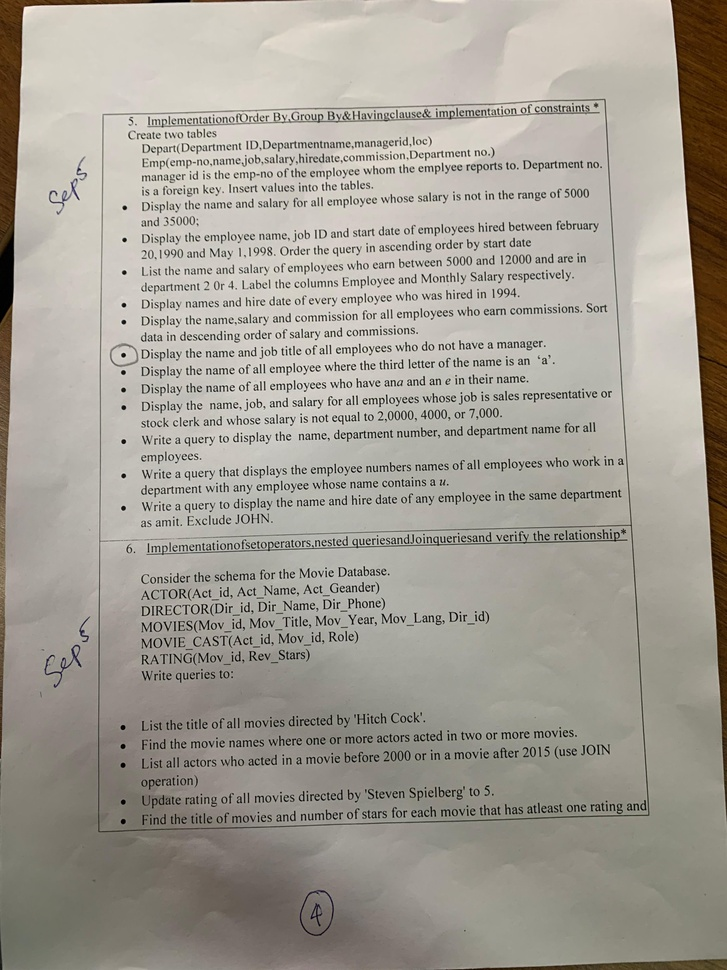
#> input picture DBMS/WhatsApp Image 2024-09-26 at 2.30.45 PM.jpeg, 727 x 970 px, shrunk from 3024 x 4032 before the run, found by its file name
$ jupyter execute MedicalImage.ipynb   (shell and % lines are left out)
#> lines starting #> are read from the running program, lines starting #| are printed output that depends on the picture
<a href="https://colab.research.google.com/github/Thejuskuku/Sem-3/blob/main/MedicalImage.ipynb" target="_parent"></a>

[cell 1]
from google.colab import files
uploaded = files.upload()
#> the answer given: WhatsApp Image 2024-09-26 at 2.30.45 PM.jpeg
#> further down, input_image is the input picture: shape (970, 727, 3); mean B, G, R 148.8, 158.2, 163

# Get the uploaded file's name
image_filename = next(iter(uploaded))

[cell 2]
import numpy as np
import pywt
import cv2

def rgb_to_yuv(image):
    # Convert RGB to YUV
    return cv2.cvtColor(image, cv2.COLOR_RGB2YUV)
#> returned value: shape (970, 727, 3); mean of channels 0, 1, 2 158.6, 123.6, 132.2

def yuv_to_rgb(image):
    # Convert YUV to RGB
    return cv2.cvtColor(image, cv2.COLOR_YUV2RGB)

def calculate_dwt(channel):
    # Perform Discrete Wavelet Transform on a channel
    coeffs = pywt.wavedec2(channel, 'haar', level=3)
#> coeffs = 4 items
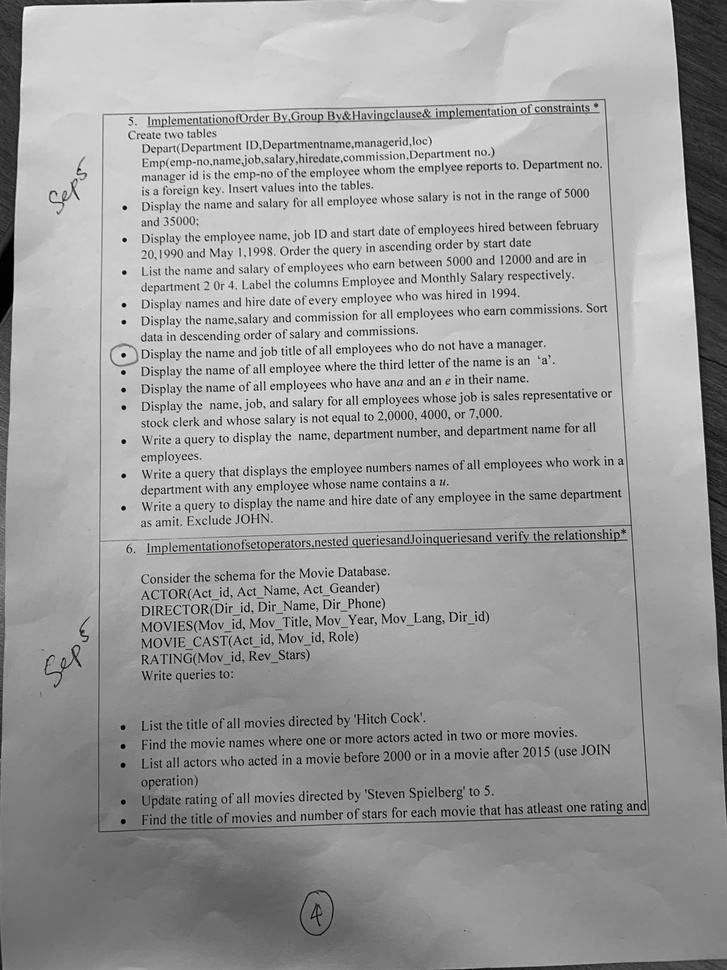
#> channel: shape (970, 727); min 0, max 250, mean 158.6
    return coeffs

def thresholding(coeffs, T):
    # Apply thresholding to the wavelet coefficients
    thresholded_coeffs = []
    for level in coeffs:
        thresholded_level = tuple(np.where(np.abs(c) >= T, c, 0) for c in level)
        thresholded_coeffs.append(thresholded_level)
    return thresholded_coeffs

def compress_channel(channel, initial_threshold, bit_budget):
    # Compress a single channel using the CWDR algorithm
    coeffs = calculate_dwt(channel)
#> coeffs = 4 items
    T = initial_threshold
    n = 0

    # Perform iterative compression
    while n < bit_budget:
        # Apply thresholding
        coeffs = thresholding(coeffs, T)
        # Update threshold and iteration count
        T /= 2
        n += 1
#> after the loop, T = 0.125; n = 10

    # Reconstruct compressed channel
    compressed_channel = pywt.waverec2(coeffs, 'haar')
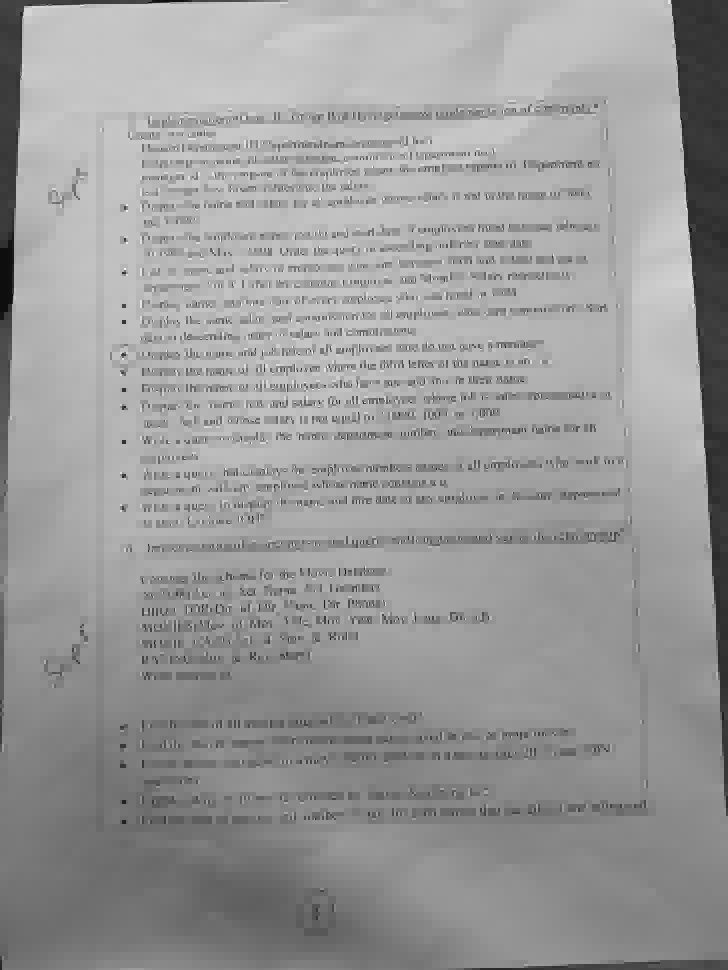
#> compressed_channel: shape (970, 728) float64; min -16.31, max 274, mean 158.4; drawn with min black and max white
    return compressed_channel

def cwdr_compress(image, initial_threshold=128, bit_budget=10):
    # Step 1: Convert to YUV
    yuv_image = rgb_to_yuv(image)
    channels = cv2.split(yuv_image)

    # Step 2: Compress each channel
    compressed_channels = [compress_channel(ch, initial_threshold, bit_budget) for ch in channels]
#> in calculate_dwt (call 2), `coeffs = pywt.wavedec2(channel, 'haar', level=3)`:
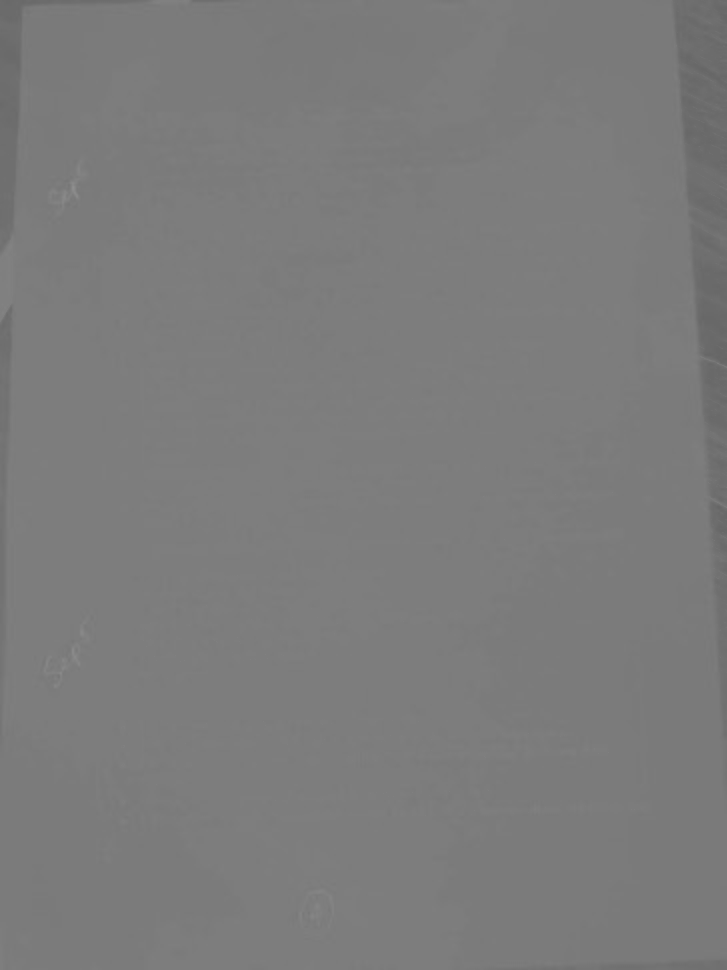
#> channel: shape (970, 727); min 101, max 143, mean 123.6
#> in calculate_dwt (call 3), `coeffs = pywt.wavedec2(channel, 'haar', level=3)`:
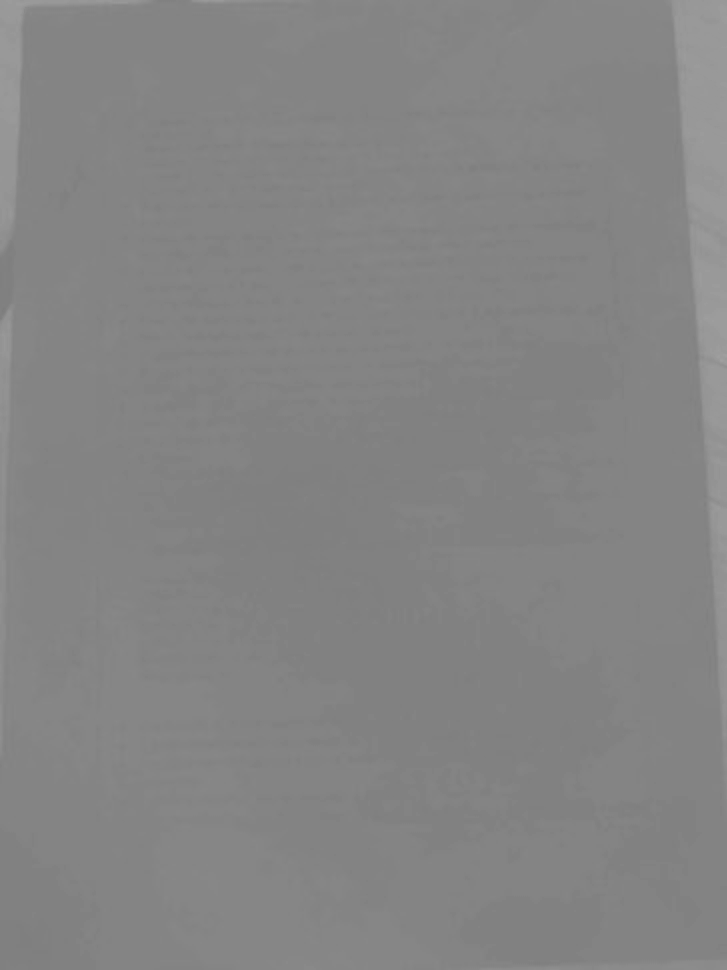
#> channel: shape (970, 727); min 125, max 160, mean 132.2
#> compressed_channels = 3 items

    # Step 3: Combine the channels back
    compressed_yuv = cv2.merge(compressed_channels)
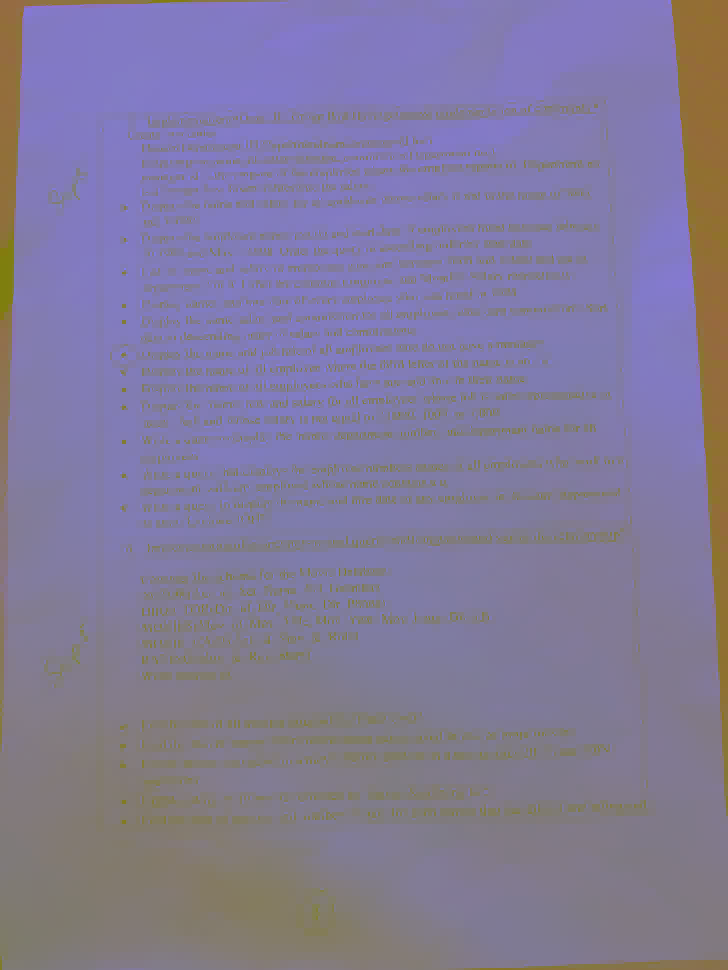
#> compressed_yuv: shape (970, 728, 3) float64; mean of channels 0, 1, 2 158.4, 123.5, 132.2; drawn with min black and max white

    # Convert the data type to uint8
    compressed_yuv = np.clip(compressed_yuv, 0, 255).astype(np.uint8)

    # Step 4: Convert back to RGB
    compressed_rgb = yuv_to_rgb(compressed_yuv)
#> in yuv_to_rgb, `return cv2.cvtColor(image, cv2.COLOR_YUV2RGB)`:
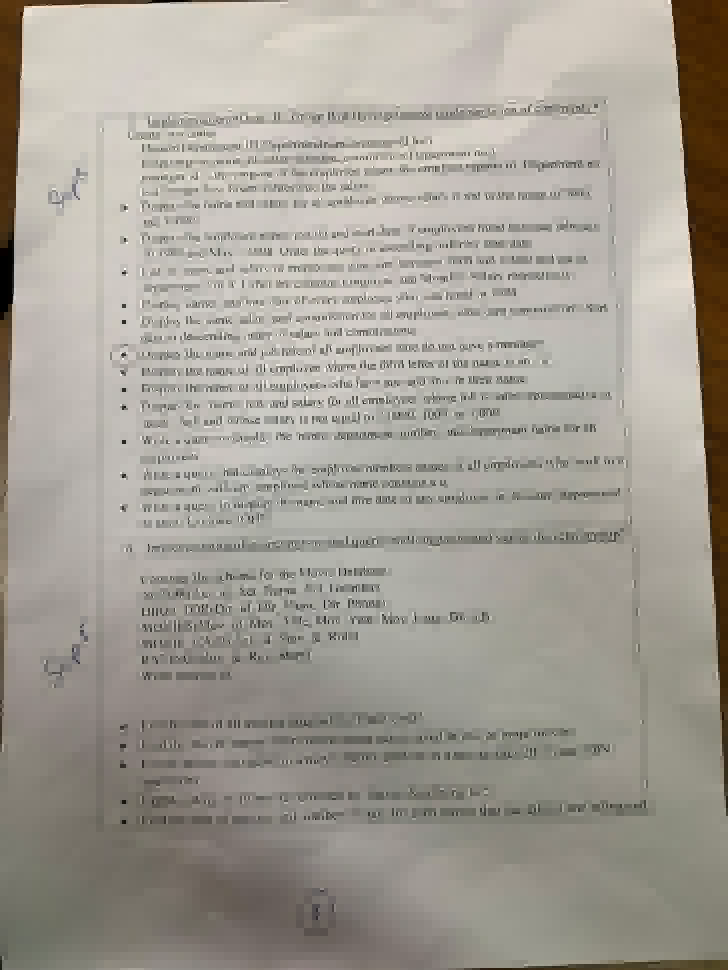
#> returned value: shape (970, 728, 3); mean R, G, B 162.4, 157.6, 148.5
    return compressed_rgb

[cell 3]
from google.colab.patches import cv2_imshow

# Read the uploaded image
input_image = cv2.imread(image_filename)
input_image = cv2.cvtColor(input_image, cv2.COLOR_BGR2RGB)

# Compress the image using CWDR
compressed_image = cwdr_compress(input_image)

# Convert compressed image back to BGR for displaying with OpenCV
compressed_image_bgr = cv2.cvtColor(compressed_image, cv2.COLOR_RGB2BGR)

# Display original and compressed images
print("Original Image:")
cv2_imshow(cv2.imread(image_filename))

print("\nCompressed Image:")
cv2_imshow(compressed_image_bgr)

$ run again, on DBMS/WhatsApp Image 2024-09-26 at 2.30.47 PM.jpeg
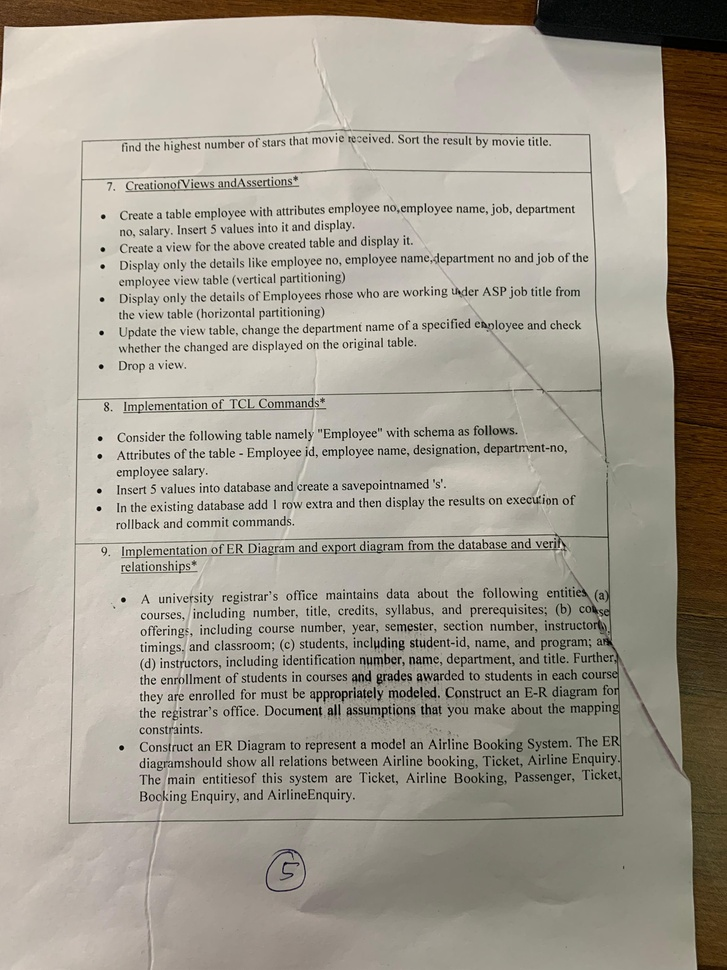
#> input picture DBMS/WhatsApp Image 2024-09-26 at 2.30.47 PM.jpeg, 727 x 970 px, shrunk from 3024 x 4032 before the run, found by its file name
#> input_image is the input picture: shape (970, 727, 3); mean B, G, R 144.5, 156.8, 163.2
#> in calculate_dwt, `coeffs = pywt.wavedec2(channel, 'haar', level=3)`: coeffs = 4 items
#> after the loop in compress_channel, `while n < bit_budget:`: T = 0.125; n = 10
#> in calculate_dwt (call 3), `coeffs = pywt.wavedec2(channel, 'haar', level=3)`:
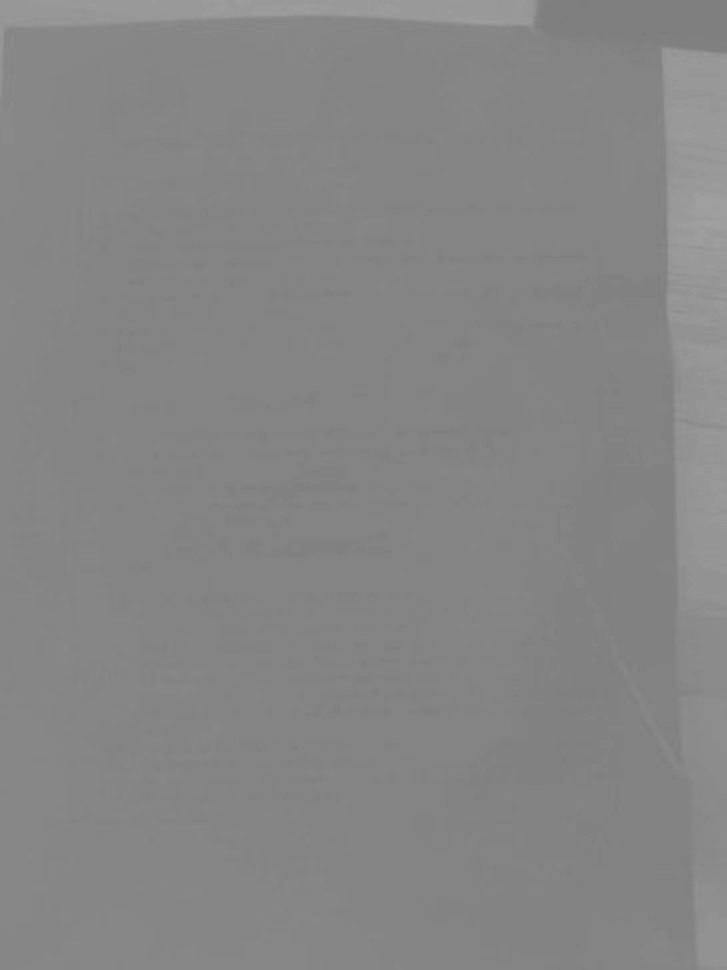
#> channel: shape (970, 727); min 125, max 161, mean 133.4
#> compressed_channels = 3 items
#> in yuv_to_rgb, `return cv2.cvtColor(image, cv2.COLOR_YUV2RGB)`:
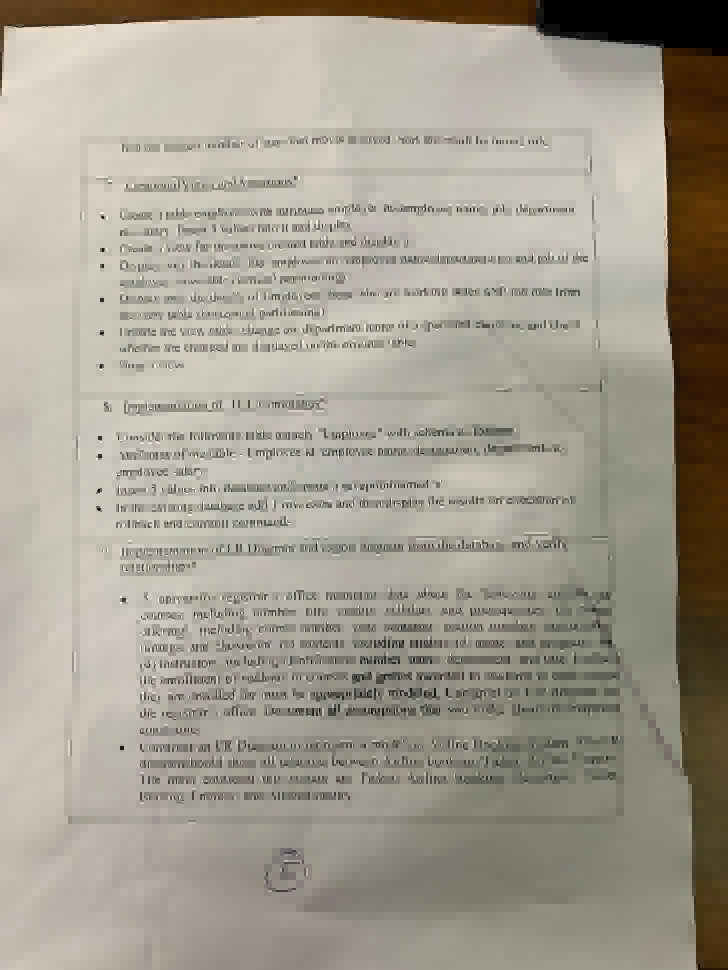
#> returned value: shape (970, 728, 3); mean R, G, B 162.5, 156.2, 143.7

$ run again, on DBMS/WhatsApp Image 2024-09-26 at 2.30.46 PM (1).jpeg
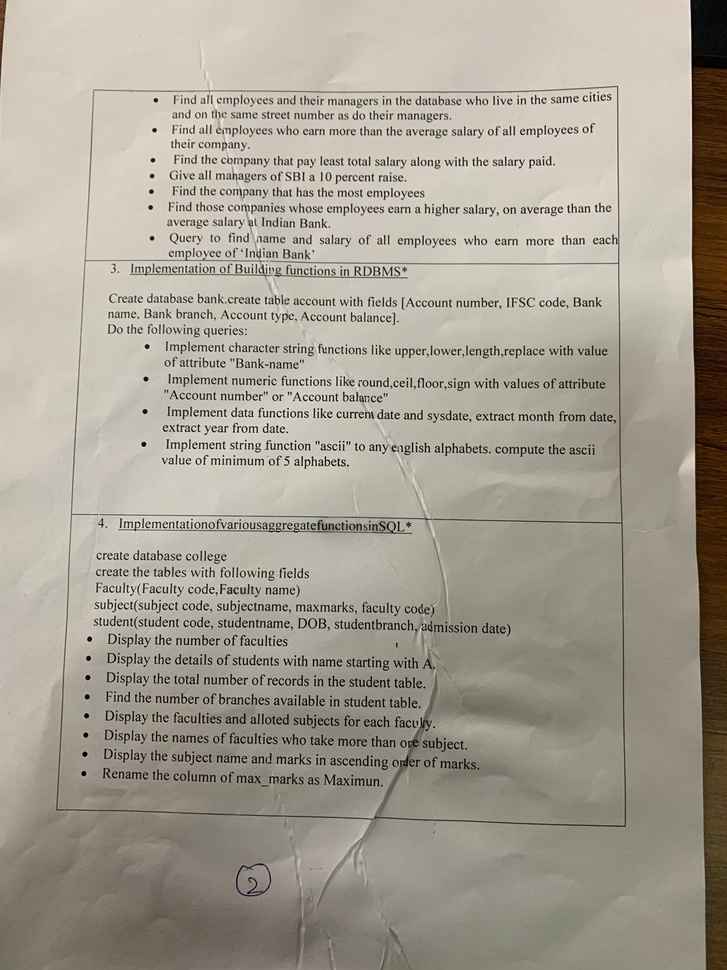
#> input picture DBMS/WhatsApp Image 2024-09-26 at 2.30.46 PM (1).jpeg, 727 x 970 px, shrunk from 3024 x 4032 before the run, found by its file name
#> input_image is the input picture: shape (970, 727, 3); mean B, G, R 147.9, 159.7, 166.1
#> in calculate_dwt, `coeffs = pywt.wavedec2(channel, 'haar', level=3)`: coeffs = 4 items
#> after the loop in compress_channel, `while n < bit_budget:`: T = 0.125; n = 10
#> in compress_channel, `compressed_channel = pywt.waverec2(coeffs, 'haar')`:
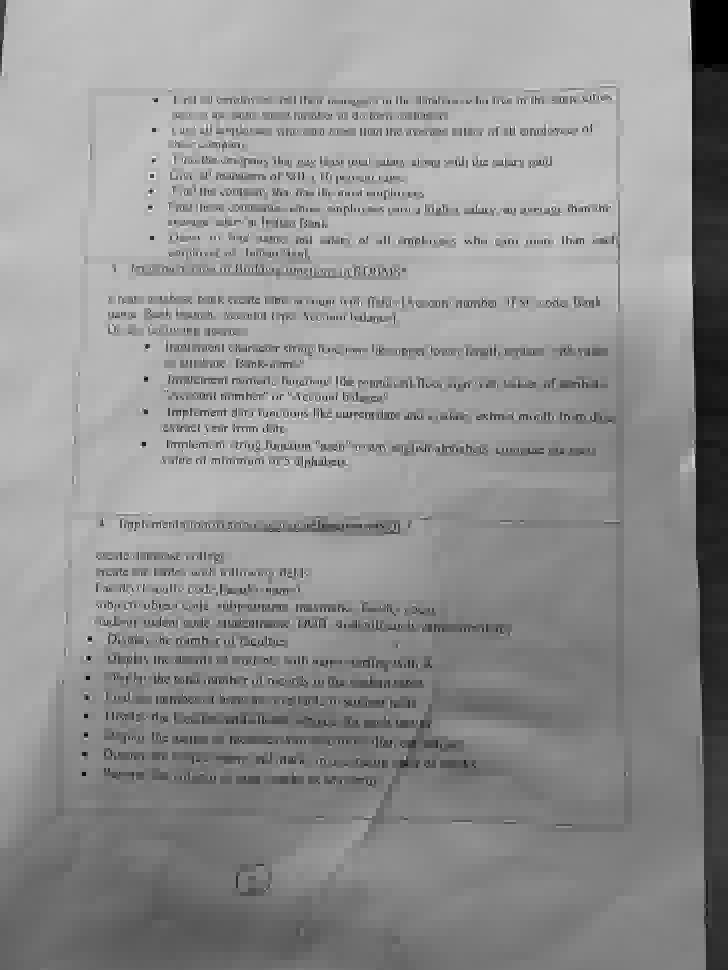
#> compressed_channel: shape (970, 728) float64; min 0, max 279.7, mean 160.1; drawn with min black and max white
#> compressed_channels = 3 items
#> in yuv_to_rgb, `return cv2.cvtColor(image, cv2.COLOR_YUV2RGB)`:
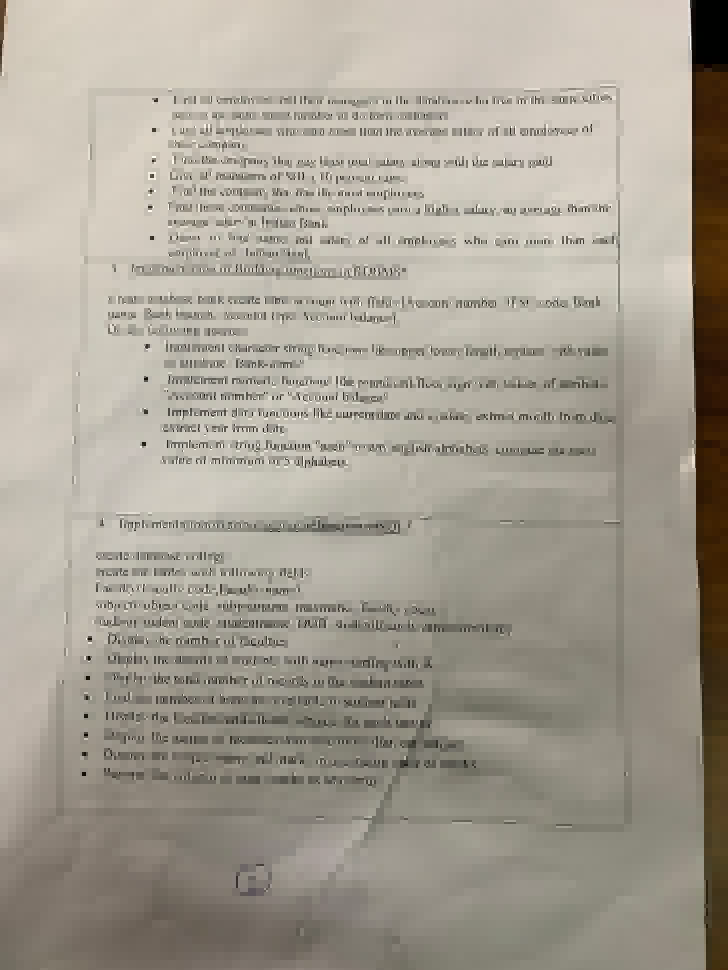
#> returned value: shape (970, 728, 3); mean R, G, B 165.5, 159.2, 147.1
